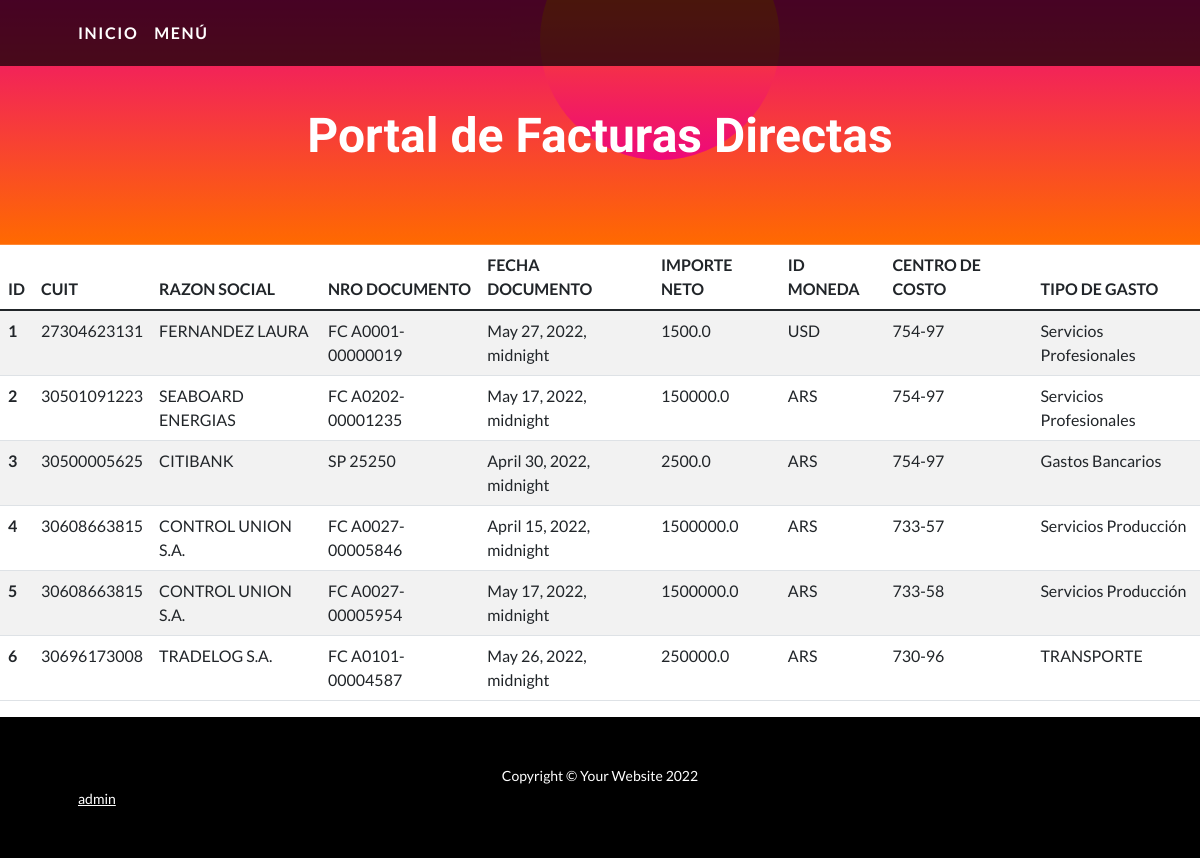
The app's page /app_proveedores/documentos with its own data.
### app_proveedores/models.py (models this page shows)
class Documentos(models.Model):
    vendorID = models.IntegerField()
    vendorname = models.CharField(max_length=40)
    docnumber = models.CharField(max_length=17)
    docdate = models.DateTimeField()
    docamount = models.FloatField()
    doccurrency = models.CharField(max_length=4)
    centrocosto = models.CharField(max_length=6)
    expensetype = models.CharField(max_length=40)

### app_proveedores/views.py (the view)
# urls.py: path('documentos' , views.documentos , name = 'documentos'),
def documentos(request):
    document = Documentos.objects.all()
    documents = {"documents": document}
    return render (request , "documentos.html" , documents)

### app_proveedores/templates/documentos.html
{% extends "index.html" %}
{% load static %}
{% block contenido %}
<main>
<table class="table table-striped">
    <thead>
      <tr>
        <th scope="col">ID</th>
        <th scope="col">CUIT</th>
        <th scope="col">RAZON SOCIAL</th>
        <th scope="col">NRO DOCUMENTO</th>
        <th scope="col">FECHA DOCUMENTO</th>
        <th scope="col">IMPORTE NETO</th>
        <th scope="col">ID MONEDA</th>
        <th scope="col">CENTRO DE COSTO</th>
        <th scope="col">TIPO DE GASTO</th>
      </tr>
    </thead>
    <tbody>
      <tr>
        {% for n in documents %}
        <th scope="row">{{n.id}}</th>
        <td>{{n.vendorID}}</td>
        <td>{{n.vendorname}}</td>
        <td>{{n.docnumber}}</td>
        <td>{{n.docdate}}</td>
        <td>{{n.docamount}}</td>
        <td>{{n.doccurrency}}</td>
        <td>{{n.centrocosto}}</td>
        <td>{{n.expensetype}}</td>
      </tr>
      {% endfor %}
    </tbody>
</table>
</main>
{% endblock %}

### records on screen
Documentos: id "1", vendorID "27304623131", vendorname "FERNANDEZ LAURA", docnumber "FC A0001-00000019", docdate "May 27, 2022, midnight", docamount "1500.0", doccurrency "USD", centrocosto "754-97", expensetype "Servicios Profesionales"
Documentos: id "2", vendorID "30501091223", vendorname "SEABOARD ENERGIAS", docnumber "FC A0202-00001235", docdate "May 17, 2022, midnight", docamount "150000.0", doccurrency "ARS", centrocosto "754-97", expensetype "Servicios Profesionales"
Documentos: id "3", vendorID "30500005625", vendorname "CITIBANK", docnumber "SP 25250", docdate "April 30, 2022, midnight", docamount "2500.0", doccurrency "ARS", centrocosto "754-97", expensetype "Gastos Bancarios"
Documentos: id "4", vendorID "30608663815", vendorname "CONTROL UNION S.A.", docnumber "FC A0027-00005846", docdate "April 15, 2022, midnight", docamount "1500000.0", doccurrency "ARS", centrocosto "733-57", expensetype "Servicios Producción"
Documentos: id "5", vendorID "30608663815", vendorname "CONTROL UNION S.A.", docnumber "FC A0027-00005954", docdate "May 17, 2022, midnight", docamount "1500000.0", doccurrency "ARS", centrocosto "733-58", expensetype "Servicios Producción"
Documentos: id "6", vendorID "30696173008", vendorname "TRADELOG S.A.", docnumber "FC A0101-00004587", docdate "May 26, 2022, midnight", docamount "250000.0", doccurrency "ARS", centrocosto "730-96", expensetype "TRANSPORTE"
